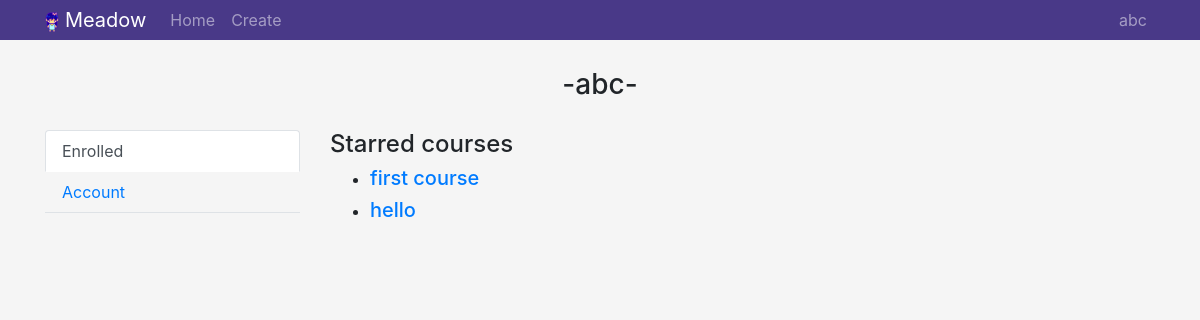
The app's page /ron (signed in), older data.
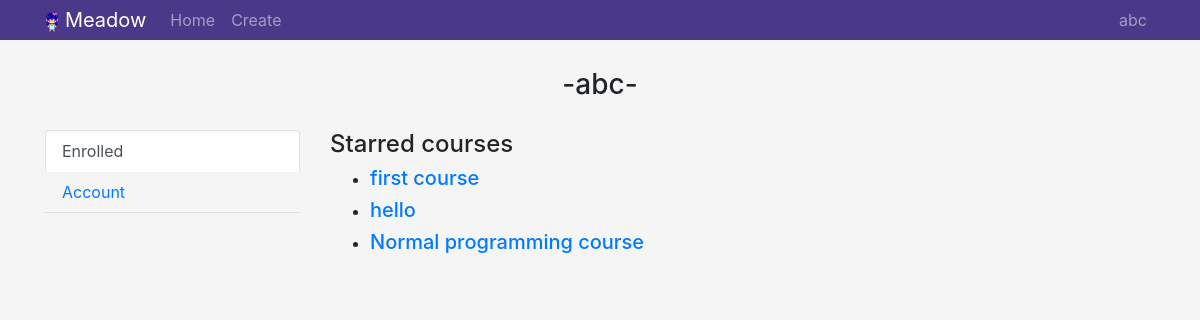
The same page, newer data.
### tables this page shows
CREATE TABLE 'courses' (
    course_id INTEGER PRIMARY KEY,
    description TEXT NOT NULL,
    publisher_id TEXT NOT NULL, 'title'  TEXT NOT NULL  , 'tag'  TEXT NOT NULL  , 'intro_video' TEXT, 'banner' TEXT,
    FOREIGN KEY(publisher_id) REFERENCES users(user_id)
);

### app.py (the view)
@app.route("/<username>")
@required_login
def profile(username):
    enrolls = db.execute("SELECT * FROM enrolled WHERE student_id = ?", session["id"])
    enrolls = [enroll["course_id"] for enroll in enrolls]
    courses = db.execute("SELECT * FROM courses WHERE course_id IN (?)", enrolls)
    return render_template("profile.html", courses=courses)

### utils.py (called while the page is built)
def required_login(f):
    @wraps(f)
    def wrapper(*args, **kwargs):
        if not session.get("username"):
            return redirect("/login")
        else:
            return f(*args, **kwargs)
    return wrapper

### templates/profile.html (shortened to what this page needs)
{% extends "layout.html" %}
{% block body %}
<h3 class="page-headline">-{{ session["username"] }}-</h3>
<div class="row">
    <div class="col-3">
        <ul class="nav flex-column nav-tabs" id="myTab" role="tablist" aria-orientation="vertical">
            <li class="nav-item">
                <a class="nav-link active" id="enrolled-tab" data-toggle="tab" href="#enrolled" role="tab" aria-controls="enrolled"
                    aria-selected="true">Enrolled</a>
            </li>
            <li class="nav-item">
                <a class="nav-link" id="account-tab" data-toggle="tab" href="#account" role="tab" aria-controls="account"
                    aria-selected="false">Account</a>
            </li>
        </ul>
    </div>
    <div class="col-9">
        <div class="tab-content" id="myTabContent">
            <div class="tab-pane fade show active" id="enrolled" role="tabpanel" aria-labelledby="enrolled-tab">
                <h4>Starred courses</h4>
                <ul>
                    {% for course in courses %}
                        <li>
                            <h5>
                                <a href="/course/{{ course['course_id'] }}"> {{ course["title"] }} </a>
                            </h5>
                        </li>
                    {% endfor %}
                </ul>
            </div>
        </div>
    </div>
</div>
{% endblock %}

### templates/layout.html (shortened to what this page needs)
<!DOCTYPE html>
<html lang="en">
    <head>
        <link rel="stylesheet" href="https://cdn.jsdelivr.net/npm/bootstrap@4.1.3/dist/css/bootstrap.min.css">
        <link rel="stylesheet" href="{{ url_for('static', filename='css/index.css') }}">
    </head>
    <body>
        <nav class="navbar navbar-dark navbar-expand-lg">
            <div class="container navbar-container">
                <a class="navbar-brand" href="/">
                    <img src="{{ url_for('static', filename='img/aubrey-logo-potrait.png') }}" height="20" alt="logo">
                    Meadow
                </a>
                <div class="collapse navbar-collapse" id="navbarNav">
                    <ul class="navbar-nav">
                        <li class="nav-item">
                            <a class="nav-link" href="/">Home</a>
                        </li>
                        <li class="nav-item">
                            <a class="nav-link" href="/create-course">Create</a>
                        </li>
                    </ul>
                    <div class="navbar-nav secondary-nav">
                        {% if session["username"] %}
                        <li class="nav-item">
                            <a class="nav-link" href="/{{ session['username'] }}">{{ session["username"] }}</a>
                        </li>
                        {% endif %}
                    </div>
                </div>
            </div>
        </nav>
        <div class="container pb-5">
            {% block body %} {% endblock %}
        </div>
    </body>
</html>

### static/css/index.css (style rules this page uses)
:root { --primary: #F5F5F5; --secondary: #493988; --place-holder: #D9D9D9; }
body { background: var(--primary); }
.page-headline { margin: 1em; text-align: center; }
.navbar, .navbar-container { background: var(--secondary); }
.navbar { margin: 0; padding: 0; }
.secondary-nav { margin-left:auto; }

Row changes from the older to the newer data that the page shows:
added courses: title "Normal programming course"
